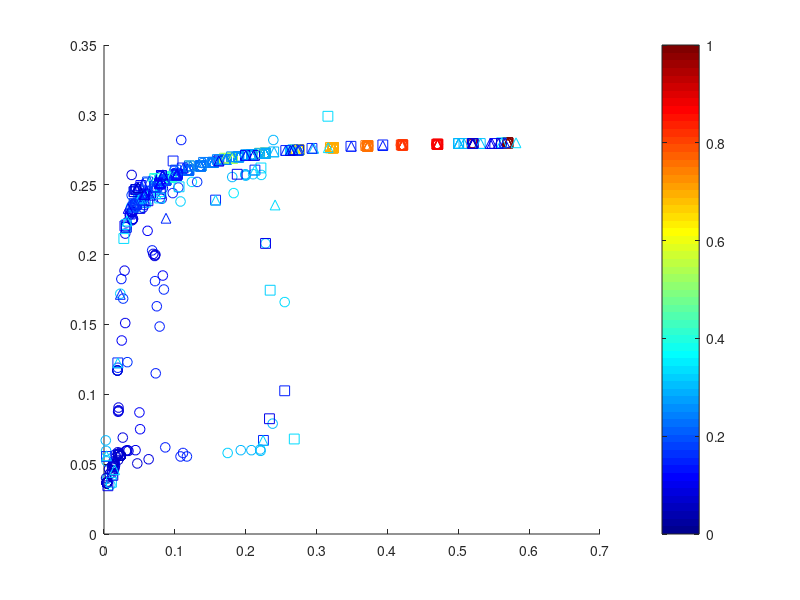

Recreate this plot in MATLAB. (Note: this script raises an error after producing the figure.)


% % Find the action potential durations from simulation data
% [Durations_temp, DI_temp] = APD(out.ScopeData{1}.Values.Data, out.ScopeData{1}.Values.Time);
% [Durations_temp1, DI_temp1] = APD(out.ScopeData1{1}.Values.Data, out.ScopeData1{1}.Values.Time);
% [Durations_temp2, DI_temp2] = APD(out.ScopeData2{1}.Values.Data, out.ScopeData2{1}.Values.Time);
% 
% BCL = PulsePeriod;

if isfile("Durations_Paced.mat")
    load("Durations_Paced.mat");
else
    Durations = [];
    Durations1 = [];
    Durations2 = [];
end

if isfile("DI_Paced.mat")
    load("DI_Paced.mat")
else
    DI = [];
    DI1 = [];
    DI2 = [];
end

% Durations_temp = horzcat(Durations_temp, BCL*ones(length(Durations_temp),1));
% Durations_temp1 = horzcat(Durations_temp1, BCL*ones(length(Durations_temp1),1));
% Durations_temp2 = horzcat(Durations_temp2, BCL*ones(length(Durations_temp2),1));
% 
% Durations = vertcat(Durations, Durations_temp);
% Durations1 = vertcat(Durations1, Durations_temp1);
% Durations2 = vertcat(Durations2, Durations_temp2);
% 
% DI = vertcat(DI, DI_temp);
% DI1 = vertcat(DI1, DI_temp1);
% DI2 = vertcat(DI2, DI_temp2);
% 
% save("Durations_Paced.mat", "Durations", "Durations1", "Durations2");
% save("DI_Paced.mat", "DI", "DI1", "DI2");

% Plot Durations against DI to find the Restitution Curve
figure

hold on

cmap = jet(256);
colormap jet

scatter1 = scatter(DI, Durations(:,1), 50, cmap(round(Durations(:,2)*301.1765), :), "o", 'DisplayName', 'Node 1 (NM)');
scatter2 = scatter(DI1, Durations1(:,1), 50, cmap(round(Durations1(:,2)*301.1765), :), "square", 'DisplayName', 'Node 2 (M)');
scatter3 = scatter(DI2, Durations2(:,1), 50, cmap(round(Durations2(:,2)*301.1765), :), "^", 'DisplayName', 'Node 3 (M)');

c = colorbar('TickLabels',{'0','0.085','0.17','0.255','0.34','0.425','0.51','0.595','0.68','0.765','0.85'});
c.Label.String = 'Pulse Period (s)';

scatter1.DataTipTemplate.DataTipRows(1).Label = 'Diastolic Interval (s)';
scatter1.DataTipTemplate.DataTipRows(2).Label = 'Action Potential Duration (s)';
scatter1.DataTipTemplate.DataTipRows(3).Label = 'Base Cycle Length (s)';
scatter1.DataTipTemplate.DataTipRows(3).Value = Durations(:,2);

scatter2.DataTipTemplate.DataTipRows(1).Label = 'Diastolic Interval (s)';
scatter2.DataTipTemplate.DataTipRows(2).Label = 'Action Potential Duration (s)';
scatter2.DataTipTemplate.DataTipRows(3).Label = 'Base Cycle Length (s)';
scatter2.DataTipTemplate.DataTipRows(3).Value = Durations1(:,2);

scatter3.DataTipTemplate.DataTipRows(1).Label = 'Diastolic Interval (s)';
scatter3.DataTipTemplate.DataTipRows(2).Label = 'Action Potential Duration (s)';
scatter3.DataTipTemplate.DataTipRows(3).Label = 'Base Cycle Length (s)';
scatter3.DataTipTemplate.DataTipRows(3).Value = Durations2(:,2);

legend();

hold off

title('Restitution Curve')
ylabel('Action Potential Duration (s)');
xlabel('Diastolic Interval (s)');

% APPlot